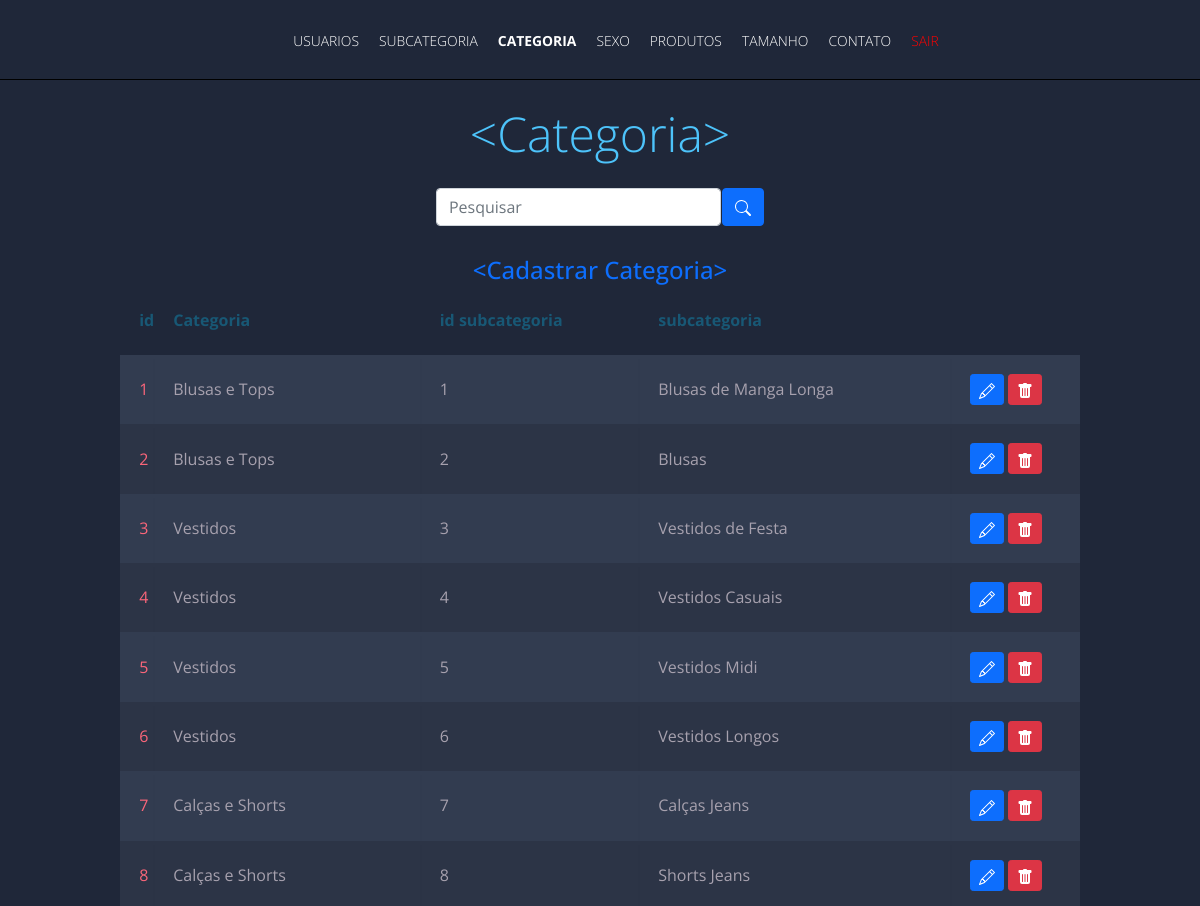
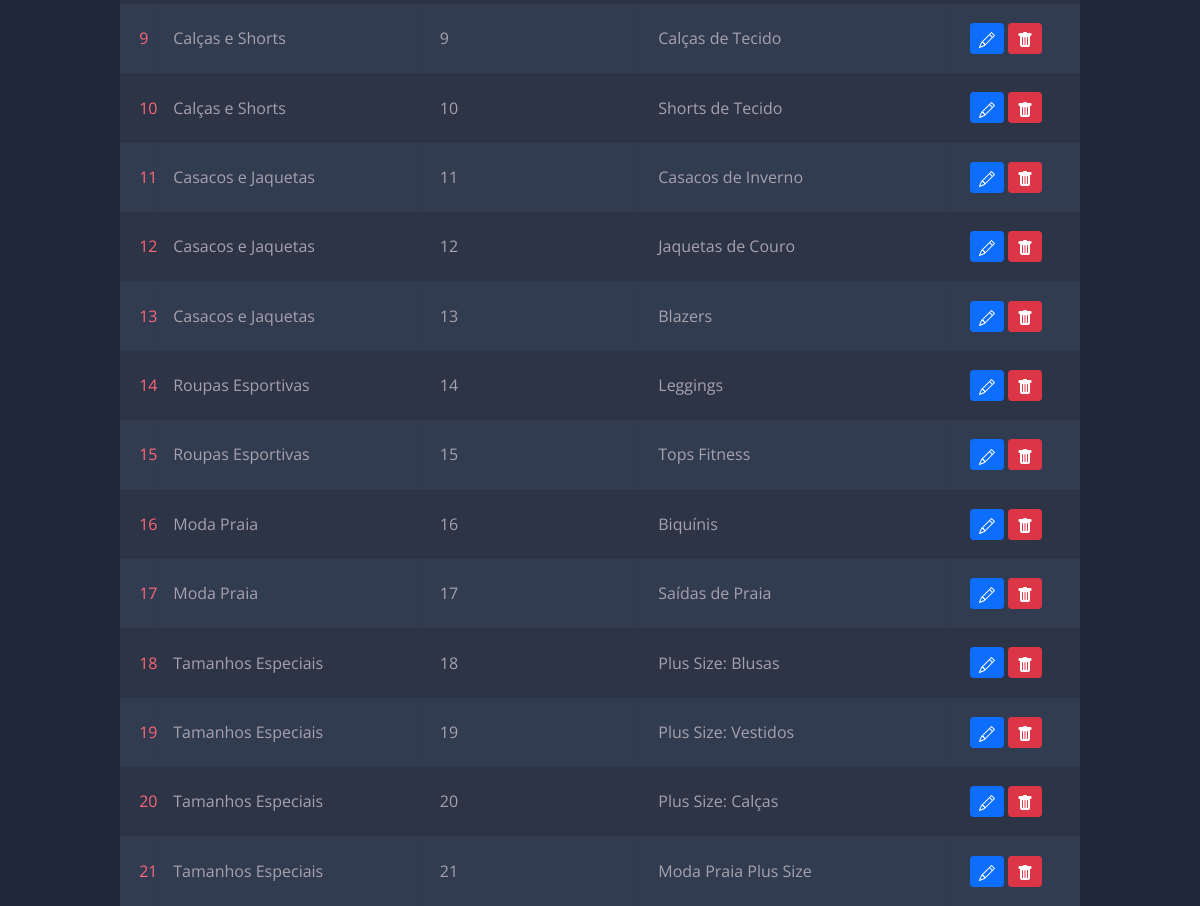
/admin/frontend/categoria/categoria.php, run on the app's committed database (2 pictures, top to bottom).
### tables this page shows
CREATE TABLE `categoria` (
  `ID_categoria` int(11) NOT NULL AUTO_INCREMENT,
  `id_subcatg` int(11) NOT NULL,
  `nome` varchar(30) NOT NULL,
  PRIMARY KEY (`ID_categoria`) USING BTREE,
  KEY `categoria_ibfk_1` (`id_subcatg`),
  CONSTRAINT `categoria_ibfk_1` FOREIGN KEY (`id_subcatg`) REFERENCES `subcategoria` (`id`)
);

CREATE TABLE `subcategoria` (
  `id` int(11) NOT NULL AUTO_INCREMENT,
  `nome_subcatg` varchar(30) NOT NULL,
  `descricao` varchar(100) NOT NULL,
  PRIMARY KEY (`id`)
);

### admin/backend/categoria/exibir.php (called while the page is built)
<?php
include_once('../../../config/config.php');
if (!empty($_GET['search'])) {
        $data = $_GET['search'];
        $sql = "SELECT c.*, s.*
        FROM categoria c
        LEFT JOIN subcategoria s ON c.id_subcatg = s.id
        WHERE c.ID_categoria LIKE '%$data%' OR c.nome LIKE '%$data%' OR s.nome_subcatg LIKE '%$data%'
        ORDER BY c.ID_categoria DESC";
} else {
        $sql = "SELECT c.*, s.*
        FROM categoria c
        LEFT JOIN subcategoria s ON c.id_subcatg = s.id";
}
$result = $conexao->query($sql);

### admin/frontend/categoria/categoria.php (the view, shortened to what this page needs)
<!DOCTYPE html>
<html lang="pt-br">
<head>
    <link href="https://cdn.jsdelivr.net/npm/bootstrap@5.0.2/dist/css/bootstrap.min.css" rel="stylesheet"
>
    <link rel="stylesheet" href="../css/usuarios.css">
    <link rel="stylesheet" href="../css/cabecalhos.css">
</head>
<body>
    <header class="cabecalho">
        <section class="cabecalho__secao">
            <nav class="secao__navegacao">
                <ul class="navegacao__lista" id="side__menu">
                    <li class="navegacao__lista-item"><a href="../usuarios/usuarios.php"
                            class="navegacao__lista-link">Usuarios</a>
                    </li>
                    <li class="navegacao__lista-item"><a href="../subcategoria/subcategoria.php"
                            class="navegacao__lista-link">Subcategoria</a>
                    </li>
                    <li class="navegacao__lista-item linkselect">
                        <a href="./categoria.php" class="navegacao__lista-link">Categoria</a>
                    </li>
                    <li class="navegacao__lista-item">
                        <a href="../sexo/sexo.php" class="navegacao__lista-link">Sexo</a>
                    </li>
                    <li class="navegacao__lista-item">
                        <a href="../produtos/produtos.php" class="navegacao__lista-link">Produtos</a>
                    </li>
                    <li class="navegacao__lista-item">
                        <a href="../tamanho/tamanho.php" class="navegacao__lista-link">Tamanho</a>
                    </li>
                    <li class="navegacao__lista-item">
                        <a href="../contato/contato.php" class="navegacao__lista-link">Contato</a>
                    </li>
                    <li class="navegacao__lista-item">
                        <a href="../../home.php" class="navegacao__lista-link" style="color: red;">Sair</a>
                    </li>
                </ul>
            </nav>
        </section>
    </header>
    <h1 style="margin-top: 30px;"><span class="blue">&lt;</span>Categoria<span class="blue">&gt;</span></h1>
    <div class="box-search">
        <input type="search" class="form-control w-25" placeholder="Pesquisar" id="pesquisar" >
        <button onclick="searchData()" class="btn btn-primary">
        </button>
    </div>
    <a href="cadastro.php" style="text-align: center; text-decoration: none;">
        <h4><span class="blue">&lt;</span>Cadastrar Categoria<span class="blue">&gt;</span></h4>
    </a>
    <table class="container">
        <thead>
            <tr>
                <th>
                    <h1>id</h1>
                </th>
                <th>
                    <h1>Categoria</h1>
                </th>
                <th>
                    <h1>id subcategoria</h1>
                </th>
                <th>
                    <h1>subcategoria</h1>
                </th>
            </tr>
        </thead>
        <?php
        include_once('../../backend/categoria/exibir.php');
        while ($user_data = mysqli_fetch_assoc($result)) {
            echo "<tr>";
            echo "<td>" . $user_data['ID_categoria'] . "</td>";
            echo "<td>" . $user_data["nome"] . "</td>";
            echo "<td>" . $user_data['id_subcatg'] . "</td>";
            echo "<td>" . $user_data['nome_subcatg'] . "</td>";
            echo "<td>
                        <a class='btn btn-sm btn-primary' href='../../frontend/categoria/edit.php?id=$user_data[ID_categoria]' title='Editar'>
                            <svg xmlns='http://www.w3.org/2000/svg' width='16' height='16' fill='currentColor' class='bi bi-pencil' viewBox='0 0 16 16'>
                                <path d='M12.146.146a.5.5 0 0 1 .708 0l3 3a.5.5 0 0 1 0 .708l-10 10a.5.5 0 0 1-.168.11l-5 2a.5.5 0 0 1-.65-.65l2-5a.5.5 0 0 1 .11-.168l10-10zM11.207 2.5 13.5 4.793 14.793 3.5 12.5 1.207 11.207 2.5zm1.586 3L10.5 3.207 4 9.707V10h.5a.5.5 0 0 1 .5.5v.5h.5a.5.5 0 0 1 .5.5v.5h.293l6.5-6.5zm-9.761 5.175-.106.106-1.528 3.821 3.821-1.528.106-.106A.5.5 0 0 1 5 12.5V12h-.5a.5.5 0 0 1-.5-.5V11h-.5a.5.5 0 0 1-.468-.325z'/>
                            </svg>
                            </a>
                            <a class='btn btn-sm btn-danger' href='../../backend/categoria/delete.php?id=$user_data[ID_categoria]' title='Deletar'>
                                <svg xmlns='http://www.w3.org/2000/svg' width='16' height='16' fill='currentColor' class='bi bi-trash-fill' viewBox='0 0 16 16'>
                                    <path d='M2.5 1a1 1 0 0 0-1 1v1a1 1 0 0 0 1 1H3v9a2 2 0 0 0 2 2h6a2 2 0 0 0 2-2V4h.5a1 1 0 0 0 1-1V2a1 1 0 0 0-1-1H10a1 1 0 0 0-1-1H7a1 1 0 0 0-1 1H2.5zm3 4a.5.5 0 0 1 .5.5v7a.5.5 0 0 1-1 0v-7a.5.5 0 0 1 .5-.5zM8 5a.5.5 0 0 1 .5.5v7a.5.5 0 0 1-1 0v-7A.5.5 0 0 1 8 5zm3 .5v7a.5.5 0 0 1-1 0v-7a.5.5 0 0 1 1 0z'/>
                                </svg>
                            </a>
                            </td>";
            echo "</tr>";
        }
        ?>
    </table>
</body>
</html>

### admin/frontend/css/usuarios.css (style rules this page uses)
body { font-family: "Open Sans", sans-serif; font-weight: 300; line-height: 1.42em; color: #a7a1ae; background-color: #1f2739; }
h1 { font-size: 3em; font-weight: 300; line-height: 1em; text-align: center; color: #4dc3fa; }
.box-search { display: flex; justify-content: center; gap: .1%; margin: 30px; }
.container th h1 { font-weight: bold; font-size: 1em; text-align: left; color: #185875; }
.container td { font-weight: normal; font-size: 1em; -webkit-box-shadow: 0 2px 2px -2px #0e1119; -moz-box-shadow: 0 2px 2px -2px #0e1119; box-shadow: 0 2px 2px -2px #0e1119; }
.container { text-align: left; overflow: hidden; width: 80%; margin: 0 auto; display: table; padding: 0 0 8em 0; }
.container td, .container th { padding-bottom: 2%; padding-top: 2%; padding-left: 2%; }
.container tr:nth-child(odd) { background-color: #323c50; }
.container tr:nth-child(even) { background-color: #2c3446; }
.container th { background-color: #1f2739; }
.container td:first-child { color: #fb667a; }

### admin/frontend/css/cabecalhos.css (style rules this page uses)
.cabecalho { width: 100%; margin-top: 20px; text-transform: uppercase; font-size: 0.8687rem; border-bottom: 1px solid rgb(0, 0, 0); color: #fff; }
.cabecalho__secao { display: flex; margin: 0; padding: 0; flex-wrap: wrap; justify-content: space-evenly; align-items: center; }
nav .navegacao__lista { display: flex; flex-wrap: wrap; justify-content: center; list-style: none; max-width: 47.5rem; }
.navegacao__lista-item { padding: 0.625rem; }
.navegacao__lista-item a, .secao__contatos a { color: #fff; text-decoration: none; position: relative; }
.navegacao__lista-item a::after { content: ''; width: 0; height: 0.0938rem; position: absolute; left: 0; bottom: -0.25rem; transition: .5s; }
.linkselect { font-weight: bold; }

### data on the page
categoria: ID_categoria "1", nome "Blusas e Tops", id_subcatg "1", id_subcatg.nome_subcatg "Blusas de Manga Longa"
categoria: ID_categoria "2", nome "Blusas e Tops", id_subcatg "2", id_subcatg.nome_subcatg "Blusas"
categoria: ID_categoria "3", nome "Vestidos", id_subcatg "3", id_subcatg.nome_subcatg "Vestidos de Festa"
categoria: ID_categoria "4", nome "Vestidos", id_subcatg "4", id_subcatg.nome_subcatg "Vestidos Casuais"
categoria: ID_categoria "5", nome "Vestidos", id_subcatg "5", id_subcatg.nome_subcatg "Vestidos Midi"
categoria: ID_categoria "6", nome "Vestidos", id_subcatg "6", id_subcatg.nome_subcatg "Vestidos Longos"
categoria: ID_categoria "7", nome "Calças e Shorts", id_subcatg "7", id_subcatg.nome_subcatg "Calças Jeans"
categoria: ID_categoria "8", nome "Calças e Shorts", id_subcatg "8", id_subcatg.nome_subcatg "Shorts Jeans"
categoria: ID_categoria "9", nome "Calças e Shorts", id_subcatg "9", id_subcatg.nome_subcatg "Calças de Tecido"
categoria: ID_categoria "10", nome "Calças e Shorts", id_subcatg "10", id_subcatg.nome_subcatg "Shorts de Tecido"
categoria: ID_categoria "11", nome "Casacos e Jaquetas", id_subcatg "11", id_subcatg.nome_subcatg "Casacos de Inverno"
categoria: ID_categoria "12", nome "Casacos e Jaquetas", id_subcatg "12", id_subcatg.nome_subcatg "Jaquetas de Couro"
categoria: ID_categoria "13", nome "Casacos e Jaquetas", id_subcatg "13", id_subcatg.nome_subcatg "Blazers"
categoria: ID_categoria "14", nome "Roupas Esportivas", id_subcatg "14", id_subcatg.nome_subcatg "Leggings"
categoria: ID_categoria "15", nome "Roupas Esportivas", id_subcatg "15", id_subcatg.nome_subcatg "Tops Fitness"
categoria: ID_categoria "16", nome "Moda Praia", id_subcatg "16", id_subcatg.nome_subcatg "Biquínis"
categoria: ID_categoria "17", nome "Moda Praia", id_subcatg "17", id_subcatg.nome_subcatg "Saídas de Praia"
categoria: ID_categoria "18", nome "Tamanhos Especiais", id_subcatg "18", id_subcatg.nome_subcatg "Plus Size: Blusas"
categoria: ID_categoria "19", nome "Tamanhos Especiais", id_subcatg "19", id_subcatg.nome_subcatg "Plus Size: Vestidos"
categoria: ID_categoria "20", nome "Tamanhos Especiais", id_subcatg "20", id_subcatg.nome_subcatg "Plus Size: Calças"
categoria: ID_categoria "21", nome "Tamanhos Especiais", id_subcatg "21", id_subcatg.nome_subcatg "Moda Praia Plus Size"
